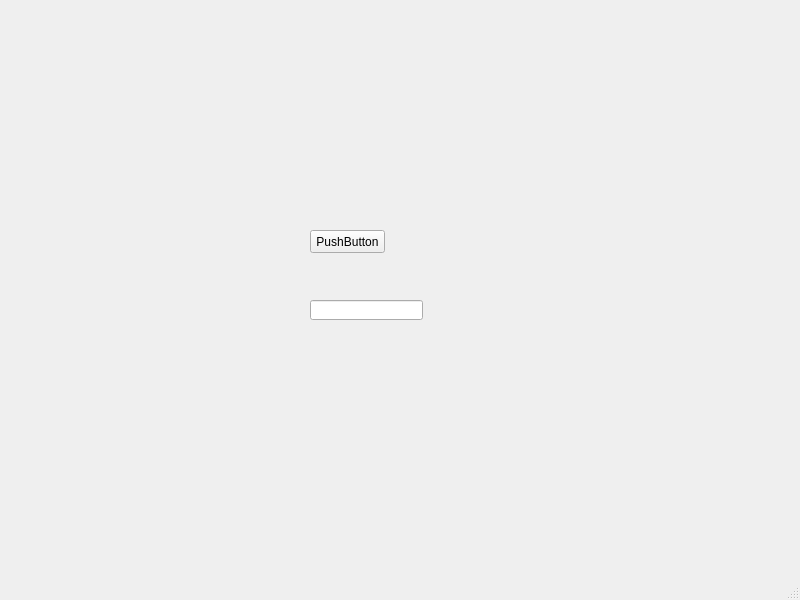
<?xml version="1.0" encoding="UTF-8"?>
<ui version="4.0">
 <class>MainWindow</class>
 <widget class="QMainWindow" name="MainWindow">
  <property name="geometry">
   <rect>
    <x>0</x>
    <y>0</y>
    <width>800</width>
    <height>600</height>
   </rect>
  </property>
  <property name="windowTitle">
   <string>MainWindow</string>
  </property>
  <widget class="QWidget" name="centralwidget">
   <widget class="QPushButton" name="btngieo">
    <property name="geometry">
     <rect>
      <x>310</x>
      <y>230</y>
      <width>75</width>
      <height>23</height>
     </rect>
    </property>
    <property name="text">
     <string>PushButton</string>
    </property>
   </widget>
   <widget class="QLineEdit" name="lnketqua">
    <property name="geometry">
     <rect>
      <x>310</x>
      <y>300</y>
      <width>113</width>
      <height>20</height>
     </rect>
    </property>
   </widget>
  </widget>
  <widget class="QMenuBar" name="menubar">
   <property name="geometry">
    <rect>
     <x>0</x>
     <y>0</y>
     <width>800</width>
     <height>21</height>
    </rect>
   </property>
  </widget>
  <widget class="QStatusBar" name="statusbar"/>
 </widget>
 <resources/>
 <connections/>
</ui>
